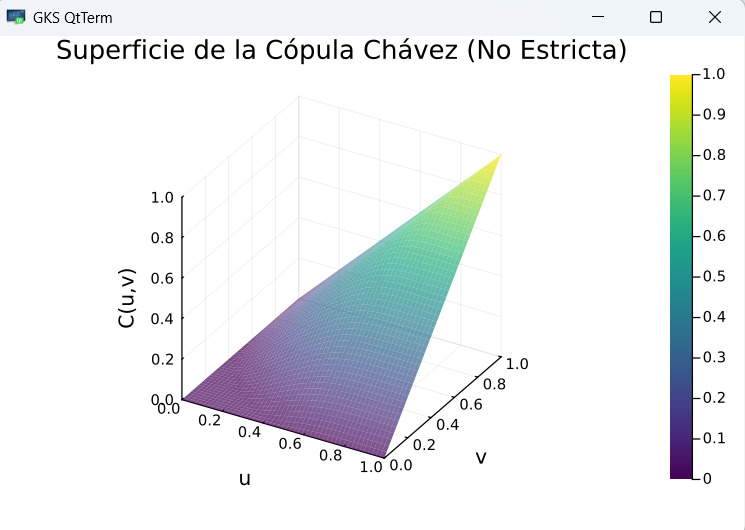

The script that drew this image:
using Plots

# 1. Definimos el Generador Chávez (No estricto) como en tu PDF [cite: 27]
# phi(t) = e * exp(-1 / (1 - sqrt(t)))
phi_chavez(t) = t >= 1.0 ? 0.0 : (t <= 0.0 ? 1.0 : exp(1.0) * exp(-1.0 / (1.0 - sqrt(t))))

# 2. Pseudo-inversa numérica (Bisección para precisión de cirujano) [cite: 7, 78]
function inv_phi_chavez(z)
    if z <= 0.0 return 1.0 end
    if z >= 1.0 return 0.0 end # phi(0) = 1 [cite: 25, 28]
    
    low, high = 0.0, 1.0
    for _ in 1:50
        mid = (low + high) / 2
        phi_chavez(mid) > z ? low = mid : high = mid
    end
    return (low + high) / 2
end

# 3. Construcción de la superficie de la Cópula [cite: 5, 73]
C(u, v) = inv_phi_chavez(phi_chavez(u) + phi_chavez(v))

# 4. Mallado para la gráfica 3D
u_vals = range(0, 1, length=50)
v_vals = range(0, 1, length=50)
z_vals = [C(u, v) for u in u_vals, v in v_vals]

# 5. ¡A tirar la superficie!
surface(u_vals, v_vals, z_vals, 
    title="Superficie de la Cópula Chávez (No Estricta)",
    xlabel="u", ylabel="v", zlabel="C(u,v)",
    color=:viridis, camera=(30, 30),
    alpha=0.8, fillalpha=0.7)
